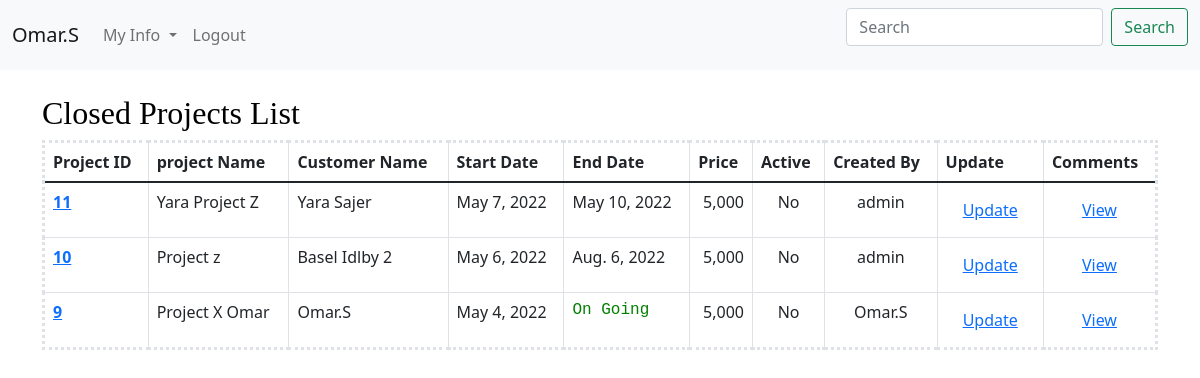
Page /ProjectsHistoryList (signed in) on the committed database.
### CRM/models.py (models this page shows, shortened)
class ProjectInfoModel(models.Model):
    projectId = models.AutoField(primary_key=True)
    projectName = models.CharField(max_length=100 , unique=True)
    projectDesc =  models.CharField(max_length=300)
    startDate = models.DateField(default= datetime.now)
    endDate = models.DateField(blank=True, null=True)
    price = models.IntegerField()
    active = models.BooleanField(default=True)
    createdBy = models.ForeignKey(User, on_delete=models.CASCADE)
    GA1 = models.CharField(max_length=100 , blank=True, null=True)
    GA2 = models.CharField(max_length=100 , blank=True, null=True)
    GB1 = models.BooleanField(default=False , blank=True, null=True)
    GB2 = models.BooleanField(default=False , blank=True, null=True)
    GD1 = models.DateField(blank=True, null=True)
    GD2 = models.DateField(blank=True, null=True)

### CRM/views.py (the view)
# urls.py: path('ProjectsHistoryList',views.ProjectsHistoryList,name='ProjectsHistoryList'),
@login_required
def ProjectsHistoryList(request):
    projectListQuery = assignProjectModel.objects.select_related('projectId_id').values_list('projectId__projectId','projectId__projectName','customerId__customerName','projectId__startDate','projectId__endDate','projectId__price','projectId__active','projectId__createdBy__username','userLogin').filter(projectId__active=False).order_by('-projectId_id')
    context = {'projectListQuery':projectListQuery}
    return render(request,'CRM/projectHistoryList.html',context)

### CRM/templates/CRM/projectHistoryList.html (shortened to what this page needs)
{% include 'CRM/base.html' %}
{% include 'CRM/navbar.html' %}
{% load humanize %}
{% block content %}
<div class="container-lg">
    <h2 style="color: rgb(0, 0, 0); font-family: Georgia, 'Times New Roman', Times, serif; "> Closed Projects List</h2>
<table style="border-style: dotted;" class="table table-bordered">
    <thead>
      <tr>
        <th scope="col">Project ID</th>
        <th scope="col">project Name</th>
        <th scope="col">Customer Name</th>
        <th scope="col">Start Date</th>
        <th scope="col">End Date</th>
        <th scope="col">Price</th>
        <th scope="col">Active</th>
        <th scope="col">Created By</th>
        <th scope="col">Update</th>
        <th scope="col">Comments</th>
      </tr>
    </thead>
    <tbody>
      <tr>
          {% for x in projectListQuery %}
        <th scope="row" ><a href="/customerProfile/{{x.0}}">{{x.0}}</a></th>
        <td>{{x.1}}</td>
        <td>{{x.2}}</td>
        <td>{{x.3}}</td>
        {% if x.4 == Null %} <td style="color: green; font-family: 'Courier New', Courier, monospace;">On Going</td> {% else %} <td>{{x.4}}</td> {% endif %}
        <td align="right">{{x.5|intcomma}}</td>
        {% if x.6 == True %} <td align="center">Yes</td> {% else %} <td align="center">No</td> {% endif %}
        <td align="center">{{x.7}}</td>
        <td align="center"><button class="btn btn-secondery"><a href="/updateProject/{{x.0}}">Update</a></button></td>
        <td align="center"><button class="btn btn-secondery"><a href="/NewComment/{{x.0}}">View</a></button></td>
      </tr>
      {% endfor %}
    </tbody>
  </table>
</div>
{% endblock %}

### CRM/templates/CRM/navbar.html (shortened to what this page needs)
{% block content %}
<nav class="navbar navbar-expand-lg navbar-light bg-light">
    <div class="container-fluid">
      <a class="navbar-brand" href="#">{{user.get_username}}</a>
      <div class="collapse navbar-collapse" id="navbarScroll">
        <ul class="navbar-nav me-auto my-2 my-lg-0 navbar-nav-scroll" style="--bs-scroll-height: 100px;">
          {% if user.is_authenticated %}
          <li class="nav-item dropdown">
            <a class="nav-link dropdown-toggle" href="#" id="navbarScrollingDropdown" role="button" data-bs-toggle="dropdown" aria-expanded="false">
              My Info
            </a>
          </li>
          {% endif %}
          {% if user.is_authenticated %}
          <li class="nav-item">
            <a class="nav-link" href="{% url 'logout' %}">Logout</a>
          </li>
          {% else %}
          <li class="nav-item"></li>
          <a class="nav-link" href="{% url 'login' %}">Login</a>
        </li>
          {% endif %}
        </ul>
        <form class="d-flex">
          <input class="form-control me-2" type="search" placeholder="Search" aria-label="Search">
          <button class="btn btn-outline-success" type="submit">Search</button>
        </form>
      </div>
    </div>
  </nav>
  {% endblock %}

### rows in the picture
ProjectInfoModel: projectId "11", projectName "Yara Project Z", x "Yara Sajer", startDate "May 7, 2022", endDate "May 10, 2022", price "5,000", x "admin"
ProjectInfoModel: projectId "10", x "Project z", x "Basel Idlby 2", startDate "May 6, 2022", endDate "Aug. 6, 2022", price "5,000", x "admin"
ProjectInfoModel: projectId "9", projectName "Project X Omar", x "Omar.S", startDate "May 4, 2022", shows "On Going", price "5,000"

### other values in the picture
{{ user.get_username }} "Omar.S"
